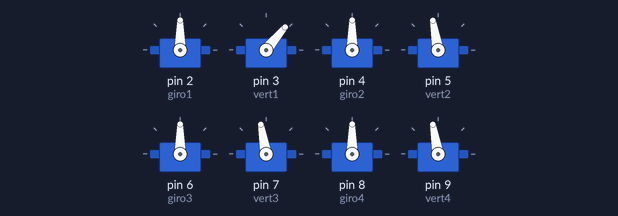
A sketch run on a simulated Arduino Uno, built with avr-gcc and run on an emulated ATmega328P. On the bench: 8 × servo. At 15.0 s the program stops and its outputs stay as they are.

Above: at 3.05 s.
At 3.15 s:
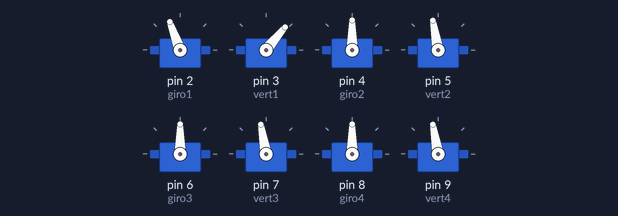
At 3.3 s:
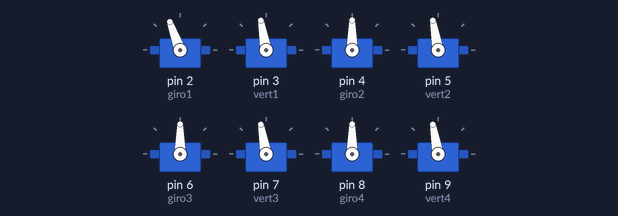
At 3.6 s:
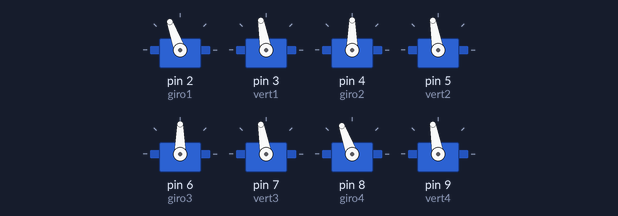
At 3.9 s:
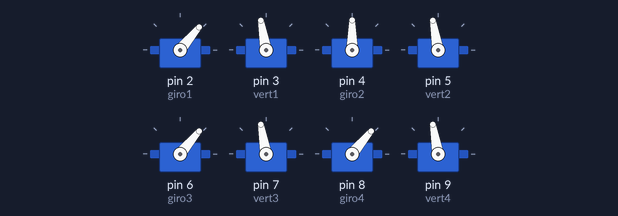
At 4.2 s:
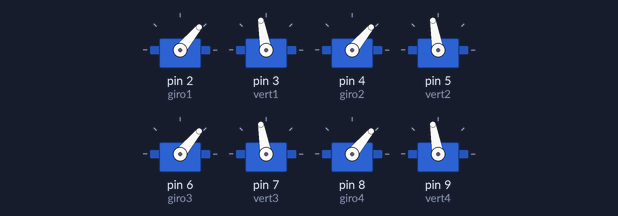
Timing chart, 0 to 6.0 s (numbered marks = the images above):
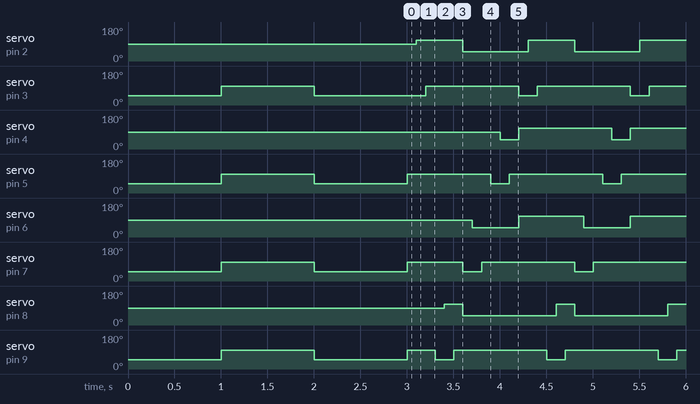

The sketch:

Aranha.ino
```cpp
#include <Servo.h>


Servo giro1;
Servo vert1;
Servo giro2;
Servo vert2;
Servo giro3;
Servo vert3;
Servo giro4;
Servo vert4;

#define g4min 50
#define g3min 50
#define g2min 50
#define g1min 50


#define g4max 110
#define g3max 110
#define g2max 110
#define g1max 110

#define h0 100

void setup() {
  // put your setup code here, to run once:
    giro1.attach(2);vert1.attach(3);
    giro2.attach(4);vert2.attach(5);
    giro3.attach(6);vert3.attach(7);
    giro4.attach(8);vert4.attach(9);

  abaixa();
  delay(1000);
  levanta();
  delay(1000);
  abaixa();
  delay(1000);
  hzero();
  //while(true){}
}


void loop() {
  andar(10);
  while(true){

  }
}


void andar( int passos){
// input:
  hzero();
  for( int i = 0 ; i<passos; i++){

    vert1.write(50); delay(100); giro1.write(g1max); delay(100);vert1.write(h0); delay(100);
    vert4.write(50); delay(100); giro4.write(g4max); delay(100);vert4.write(h0); delay(100);
    giro4.write(g1min);giro1.write(g4min);

    vert3.write(50); delay(100); giro3.write(g1min); delay(100);vert3.write(h0); delay(100);
    vert2.write(50); delay(100); giro2.write(g4min); delay(100);vert2.write(h0); delay(100);
    giro2.write(g1max);giro3.write(g4max);
  }
  hzero();
}


void abaixa(){
    giro1.write(90);vert1.write(50);
    giro2.write(90);vert2.write(50);
    giro3.write(90);vert3.write(50);
    giro4.write(90);vert4.write(50);
}

void levanta(){
    giro1.write(90);vert1.write(100);
    giro2.write(90);vert2.write(100);
    giro3.write(90);vert3.write(100);
    giro4.write(90);vert4.write(100);
}

void hzero(){
  vert1.write(h0);
  vert2.write(h0);
  vert3.write(h0);
  vert4.write(h0);
}
```

Measured:
- by itself, servo on pin 2 (giro1): alternates 110° for 0.50 s and 50° for 0.70 s, 20 changes in all, then stays 50°
- by itself, servo on pin 3 (vert1): goes 100° 1.0 s, 50° 1.2 s, 9 × (100° 1.0 s, 50° 0.20 s), then 100°
- by itself, servo on pin 4 (giro2): alternates 110° for 1.0 s and 50° for 0.20 s
- by itself, servo on pin 5 (vert2): goes 100° 1.0 s, 50° 1.0 s, 10 × (100° 0.90 s, 50° 0.20 s), then 100°
- by itself, servo on pin 6 (giro3): alternates 110° for 0.70 s and 50° for 0.50 s, 20 changes in all, then stays 110°
- by itself, servo on pin 7 (vert3): goes 100° 1.0 s, 50° 1.0 s, 100° 0.60 s, 9 × (50° 0.20 s, 100° 1.0 s), 50° 0.20 s, then 100°
- by itself, servo on pin 8 (giro4): alternates 110° for 0.20 s and 50° for 1.0 s, 20 changes in all, then stays 50°
- by itself, servo on pin 9 (vert4): goes 100° 1.0 s, 50° 1.0 s, 100° 0.30 s, 9 × (50° 0.20 s, 100° 1.0 s), 50° 0.20 s, then 100°
